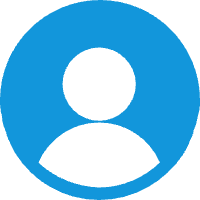
#> input picture GUI/images/image_people.png, 200 x 200 px
$ python -i main_interface.py   (imports and definitions only)
#> lines starting #> are read from the running program, lines starting #| are printed output that depends on the picture
import tkinter as tk
from tkinter import messagebox, ttk
import mysql.connector
from PIL import Image, ImageTk
import main_people
import main_things
from data_cleaning.GUI import main_business


# 连接到 MySQL 数据库
# [12 lines left out: function create_connection, not called in this run]

# 创建主页面
def main_interface():
    main_window = tk.Tk()
    main_window.title("主界面")

    # 设置窗口居中
    window_width = 600
    window_height = 400
    screen_width = main_window.winfo_screenwidth()
    screen_height = main_window.winfo_screenheight()
    center_x = int((screen_width / 2) - (window_width / 2))
    center_y = int((screen_height / 2) - (window_height / 2))
    main_window.geometry(f"{window_width}x{window_height}+{center_x}+{center_y}")

    # 使用 ttk 样式
    style = ttk.Style(main_window)
    style.theme_use("clam")

    # 主内容Frame
    main_frame = ttk.Frame(main_window, padding="10", relief="ridge", borderwidth=2)
    main_frame.pack(fill="both", expand=True)

    title_label = ttk.Label(main_frame, text="请选择你要清洗的数据类型", font=("Arial", 16))
    title_label.grid(row=0, column=1, pady=10)

    image_paths = ["images/image_people.png",
                   "images/image_things.png",
                   "images/image_business.png",]
    image1 = Image.open(image_paths[0])
#> image1 is the input picture: PIL image 200x200 RGBA; mean R, G, B, A 9.9, 82.3, 120.1, 137.3
    image2 = Image.open(image_paths[1])
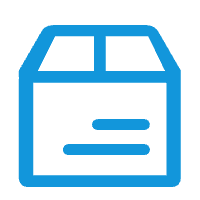
#> input picture GUI/images/image_things.png, 200 x 200 px
#> image2 is the input picture: PIL image 200x200 RGBA; mean R, G, B, A 5.1, 42.1, 61.5, 68.7
    image3 = Image.open(image_paths[2])
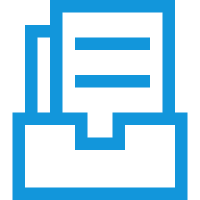
#> input picture GUI/images/image_business.png, 200 x 200 px
#> image3 is the input picture: PIL image 200x200 RGBA; mean R, G, B, A 6.4, 53.5, 78.2, 87.7
    resized_image1 = image1.resize((110, 110))
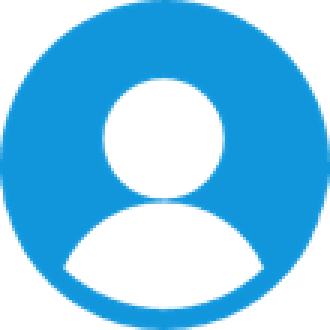
#> resized_image1: PIL image 110x110 RGBA (shown 3 times larger); mean R, G, B, A 10.2, 86, 125.7, 137.3; transparent parts drawn white
    resized_image2 = image2.resize((110, 110))
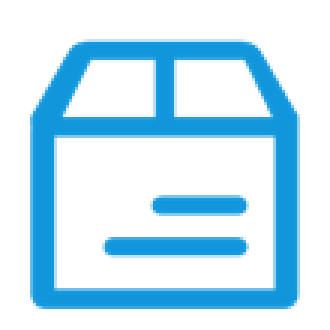
#> resized_image2: PIL image 110x110 RGBA (shown 3 times larger); mean R, G, B, A 5.7, 47.5, 69.4, 68.7; transparent parts drawn white
    resized_image3 = image3.resize((110, 110))
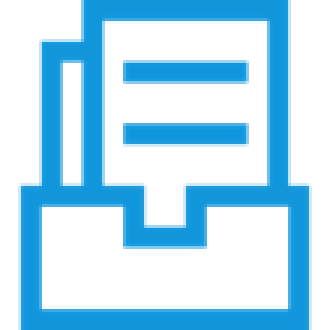
#> resized_image3: PIL image 110x110 RGBA (shown 3 times larger); mean R, G, B, A 7.1, 60.2, 87.9, 87.7; transparent parts drawn white
    photo1 = ImageTk.PhotoImage(resized_image1)
    photo2 = ImageTk.PhotoImage(resized_image2)
    photo3 = ImageTk.PhotoImage(resized_image3)

    # 设置页面跳转
    # [15 lines left out: functions jump_to_page1, jump_to_page2, jump_to_page3, not called in this run]


    # 创建 Button 组件并显示图像
    button_people = ttk.Button(main_frame, image=photo1, command=jump_to_page1)
    button_people.image = photo1
    button_people.grid(row=1, column=0, padx=30, pady=10)
    label_people = ttk.Label(main_frame, text="'人'的数据", font=("Arial", 15))
    label_people.grid(row=2, column=0, padx=30)

    button_things = ttk.Button(main_frame, image=photo2, command=jump_to_page2)
    button_things.image = photo2
    button_things.grid(row=1, column=1, padx=30, pady=10)
    label_things = ttk.Label(main_frame, text="'物'的数据", font=("Arial", 15))
    label_things.grid(row=2, column=1, padx=30)

    button_people = ttk.Button(main_frame, image=photo3, command=jump_to_page3)
    button_people.image = photo3
    button_people.grid(row=1, column=2, padx=30, pady=10)
    label_business = ttk.Label(main_frame, text="'业务'的数据", font=("Arial", 15))
    label_business.grid(row=2, column=2, padx=30)

    button_feedback = ttk.Button(main_frame, text="建议", command=feedback, width=8)
    button_feedback.grid(row=5, column=2, padx=30, pady=(30,15))

    button_exit = ttk.Button(main_frame, text="退出", command=main_window.destroy, width=8)
    button_exit.grid(row=6, column=2, padx=30)

    main_window.mainloop()

# [53 lines left out: function feedback, not called in this run]


# [2 lines not run here, left out]

>>> result = main_interface()
